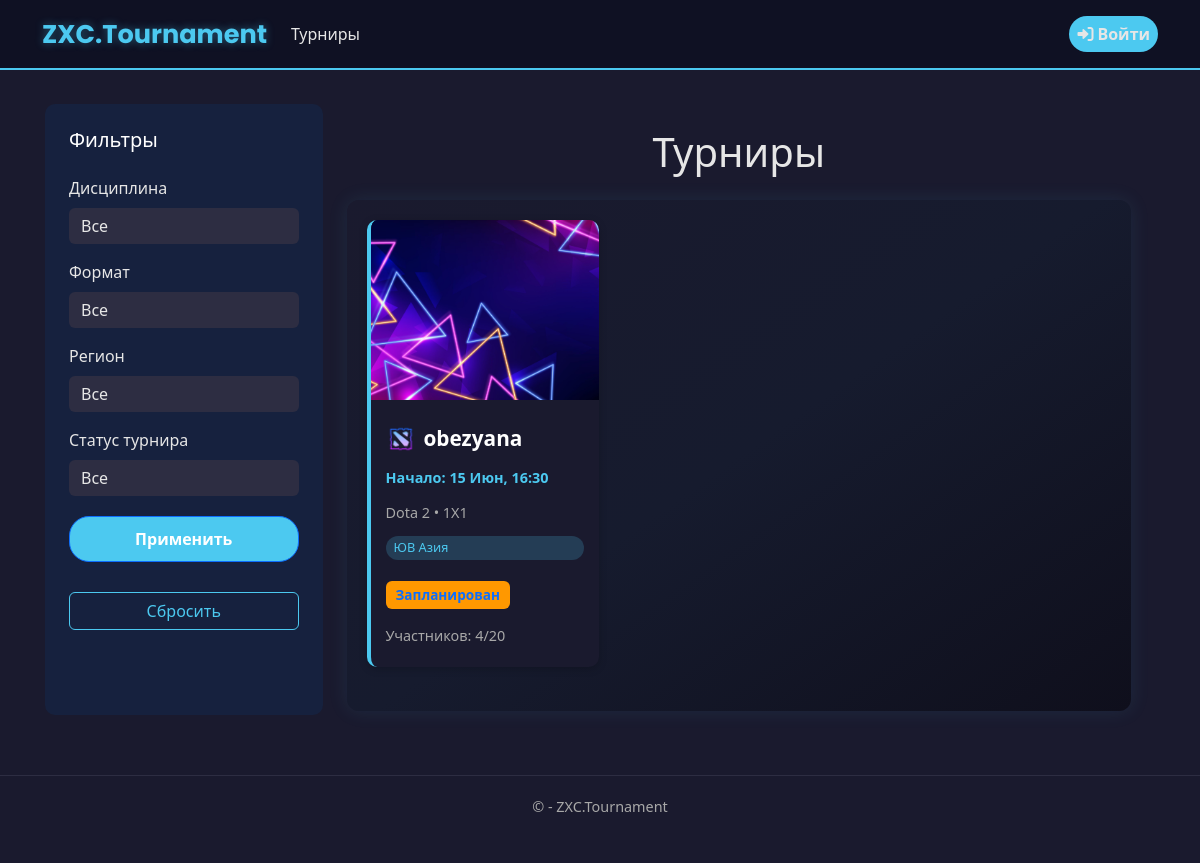
Page /tournaments/ on the earlier database version.
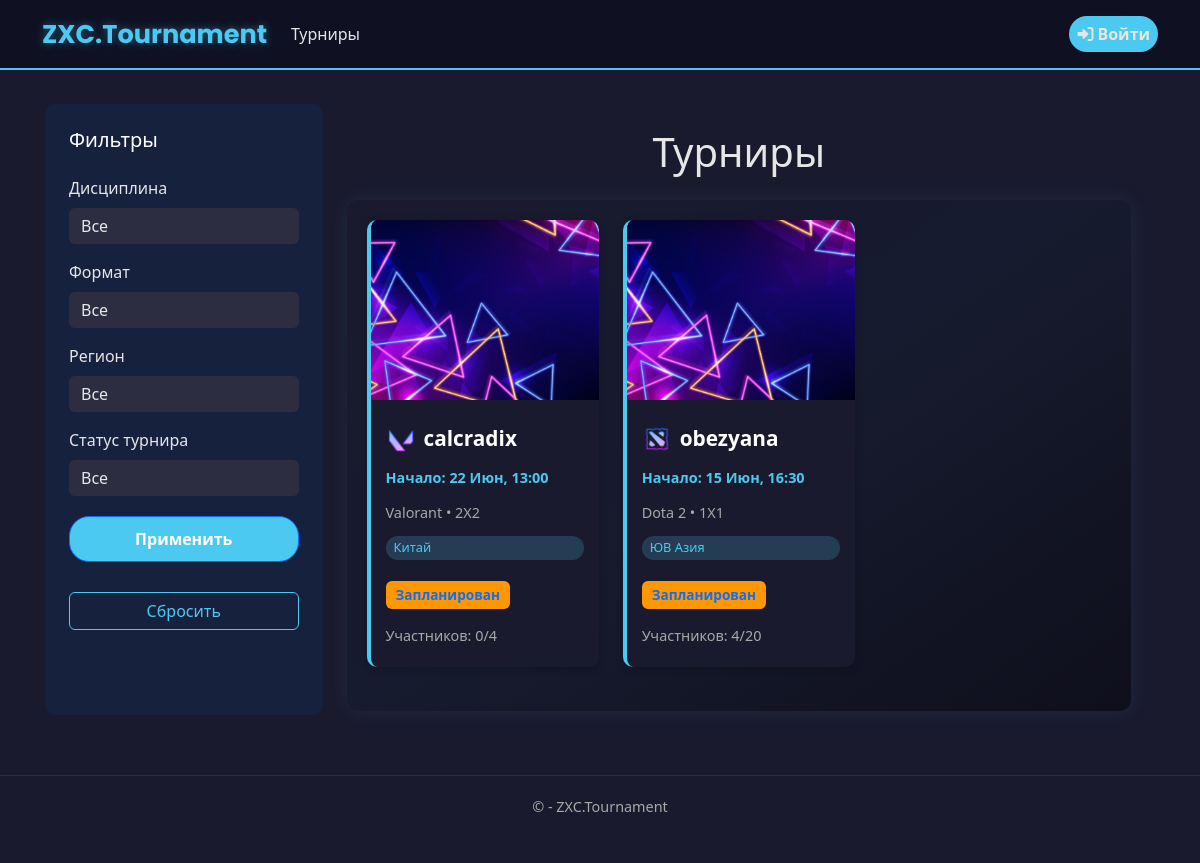
Same page on the later database version.
### app/models.py (models this page shows, shortened)
class Tournament(models.Model):
    DISCIPLINE_CHOICES = [
        ('Dota 2', 'Dota 2'),
        ('CS 2', 'CS 2'),
        ('Valorant', 'Valorant'),
        ('LoL', 'League of Legends'),
    ]
    FORMAT_CHOICES = [
        ('1x1', '1x1'),
        ('2x2', '2x2'),
        ('3x3', '3x3'),
        ('5x5', '5x5'),
    ]
    TOURNAMENT_FORMAT_CHOICES = [
        ('single_elimination', 'Single Elimination'),
        ('double_elimination', 'Double Elimination'),
        ('round_robin', 'Round Robin'),
    ]
    TEAM_COUNT_CHOICES = [(i, str(i)) for i in range(2, 513)]
    LOCATION_CHOICES = [
        ('China', 'Китай'),
        ('Western Europe', 'Западная Европа'),
        ('Eastern Europe', 'Восточная Европа'),
        ('Southeast Asia', 'ЮВ Азия'),
        ('North America', 'Северная Америка'),
        ('South America', 'Южная Америка'),
    ]
    name = models.CharField(max_length=50, verbose_name="Название турнира")
    max_teams = models.IntegerField(choices=TEAM_COUNT_CHOICES, verbose_name="Максимальное количество команд")
    start_date = models.DateTimeField(verbose_name="Дата начала")
    discipline = models.CharField(max_length=50, choices=DISCIPLINE_CHOICES, verbose_name="Дисциплина")
    game_format = models.CharField(max_length=50, choices=FORMAT_CHOICES, verbose_name="Формат игры")
    tournament_format = models.CharField(max_length=50, choices=TOURNAMENT_FORMAT_CHOICES, verbose_name="Формат турнира", blank=True, null=True)
    location = models.CharField(max_length=50, choices=LOCATION_CHOICES, verbose_name="Локация")
    description = models.TextField(max_length=1000, verbose_name="Описание", blank=True, null=True)
    creator = models.ForeignKey(User, on_delete=models.CASCADE, verbose_name="Создатель")
    created_at = models.DateTimeField(default=timezone.now, verbose_name="Дата создания")
    is_active = models.BooleanField(default=True, verbose_name="Активный")
    registered_teams = models.ManyToManyField(
        'Team',
        through='TournamentRegistration',
        related_name='tournaments',
        blank=True,
        verbose_name="Зарегистрированные команды"
    )
    class Meta:
        ordering = ['-created_at']
        verbose_name = 'Турнир'
        verbose_name_plural = 'Турниры'
    def registered_teams_count(self):
        return self.registered_teams.count()

### app/views.py (the view)
# urls.py: path('tournaments/', views.tournaments, name='tournaments'),
def tournaments(request):
    region = request.GET.get('region')
    discipline = request.GET.get('discipline')
    game_format = request.GET.get('game_format')
    status = request.GET.get('status')
    tournaments_qs = Tournament.objects.filter(is_active=True).order_by('-created_at')
    if region:
        tournaments_qs = tournaments_qs.filter(location=region)
    if discipline:
        tournaments_qs = tournaments_qs.filter(discipline=discipline)
    if game_format:
        tournaments_qs = tournaments_qs.filter(game_format=game_format)
    if status == 'upcoming':
        tournaments_qs = tournaments_qs.filter(start_date__gt=timezone.now())
    context = {
        'tournaments': tournaments_qs,
        'regions': Tournament.LOCATION_CHOICES,
        'disciplines': Tournament.DISCIPLINE_CHOICES,
        'game_formats': Tournament.FORMAT_CHOICES,
        'selected_region': region,
        'selected_discipline': discipline,
        'selected_game_format': game_format,
        'selected_status': status,
        'timezone': timezone,
        'title': 'Турниры',
    }
    return render(request, 'app/tournaments/tournaments.html', context)

### app/templates/app/tournaments/tournaments.html (shortened to what the changed rows need)
﻿{% extends "app/layout.html" %}
{% load static %}
{% block content %}
<div class="container-fluid">
    <div class="row">
        <div class="col-md-9 main-content px-4 py-4">
            <div class="header text-center mb-4">
                <h1 class="gradient-text">Турниры</h1>
            </div>
            <div class=" tournaments-container">
                {% if tournaments %}
                <div class="row">
                    {% for t in tournaments %}
                    <div class="col-md-6 col-lg-4 mb-4">
                        <a href="/tournaments/{{ t.id }}/" style="text-decoration: none;">
                            <div class="tournament-card h-100 w-100 d-block">
                                <img src="{% static 'app/images/default-tournament.jpg' %}" class="tournament-img" alt="Tournament Image">
                                <div class="tournament-body">
                                    <div class="tournament-title mt-2 d-flex align-items-center">
                                        <img src="{% static 'app/images/'|add:t.discipline|lower|add:'.png' %}" alt="{{ t.discipline }}" class="tournament-game-icon me-2">
                                        {{ t.name }}
                                    </div>
                                    <div class="tournament-meta tournament-date">Начало: {{ t.start_date|date:"d M, H:i" }}</div>
                                    <div class="tournament-meta">{{ t.get_discipline_display }} • {{ t.game_format|upper }}</div>
                                    <div class="tournament-tag">{{ t.get_location_display }}</div>
                                    <div class="d-flex align-items-center my-2">
                                        {% if t.start_date > timezone.now %}
                                        <span class="status-badge status-upcoming">Запланирован</span>
                                        {% else %}
                                        <span class="status-badge status-in-progress">В процессе</span>
                                        {% endif %}
                                    </div>
                                    <div class="tournament-meta">Участников: {{ t.registered_teams_count }}/{{ t.max_teams }}</div>
                                </div>
                            </div>
                        </a>
                    </div>
                    {% endfor %}
                </div>
                {% else %}
                <div class="text-center mt-5">
                    <p class="text-muted">Нет активных турниров</p>
                </div>
                {% endif %}
            </div>
        </div>
    </div>
</div>
{% endblock %}

Differences in the rows shown:
added Tournament: shows a picture, name "calcradix", start_date "22 Июн, 13:00", discipline "Valorant", game_format "2X2", location "Китай", shows "Запланирован", registered_teams_count "0", max_teams "4"
